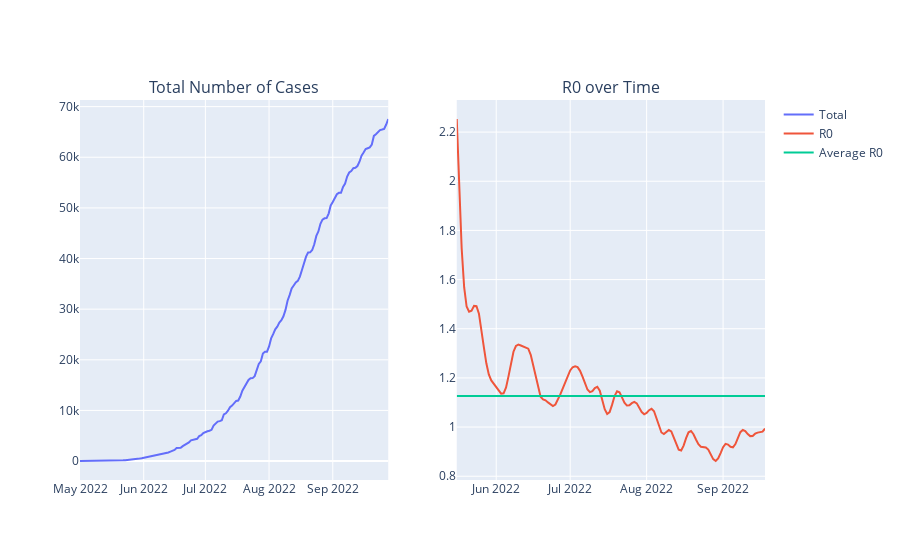

This figure's notebook cell:
### Code cell
# Setting Subplots
fig = make_subplots(rows=1, cols=2, \
                    subplot_titles=['Total Number of Cases', 'R0 over Time'])

# Charting first chart
fig.add_trace(
    go.Scatter(x=global_daily_cases['Date'], y=global_daily_cases['Total Cases'], name='Total'),
    row=1, col=1
)

# Charting second chart
fig.add_trace(
    go.Scatter(x=reproduction_no.index, y=reproduction_no['R_mean'], name='R0'),
    row=1, col=2
)

# Charting R Average on second chart
fig.add_trace(
    go.Scatter(x=reproduction_no.index, y=reproduction_no['R Average'], name='Average R0'),
    row=1, col=2
)
